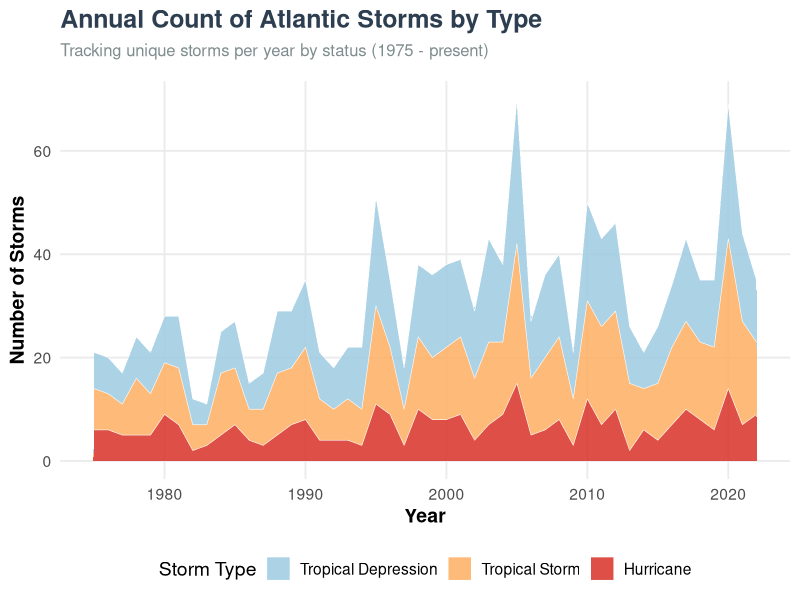

Write R code to recreate this figure.
## ---- chunk 1
#| label: setup
#| include: false
suppressPackageStartupMessages(library(tidyverse))
## ---- chunk 2
#| label: plot-storms
#| fig-width: 8
#| fig-height: 5
#| message: false
#| warning: false

# Calculate the count of each storm type per year
storms_count <- storms %>%
  filter(status %in% c("tropical depression", "tropical storm", "hurricane")) %>%
  mutate(status = factor(status, levels = c("tropical depression", "tropical storm", "hurricane"))) %>%
  distinct(year, name, status) %>%
  count(year, status, name = "num_storms") %>%
  complete(year, status, fill = list(num_storms = 0))

# Plot using ggplot2
ggplot(storms_count, aes(x = year, y = num_storms, fill = status)) +
  geom_area(position = "stack", alpha = 0.85, color = "white", linewidth = 0.2) +
  scale_fill_manual(
    values = c(
      "tropical depression" = "#9ecae1",  # Light blue
      "tropical storm"      = "#fdae61",  # Orange
      "hurricane"           = "#d73027"   # Dark red
    ),
    breaks = c("tropical depression", "tropical storm", "hurricane"),
    labels = c("Tropical Depression", "Tropical Storm", "Hurricane")
  ) +
  labs(
    title = "Annual Count of Atlantic Storms by Type",
    subtitle = "Tracking unique storms per year by status (1975 - present)",
    x = "Year",
    y = "Number of Storms",
    fill = "Storm Type"
  ) +
  theme_minimal(base_size = 14) +
  theme(
    plot.title = element_text(face = "bold", size = 18, color = "#2c3e50"),
    plot.subtitle = element_text(size = 12, color = "#7f8c8d", margin = margin(b = 15)),
    axis.title = element_text(face = "bold"),
    panel.grid.minor = element_blank(),
    legend.position = "bottom"
  )
